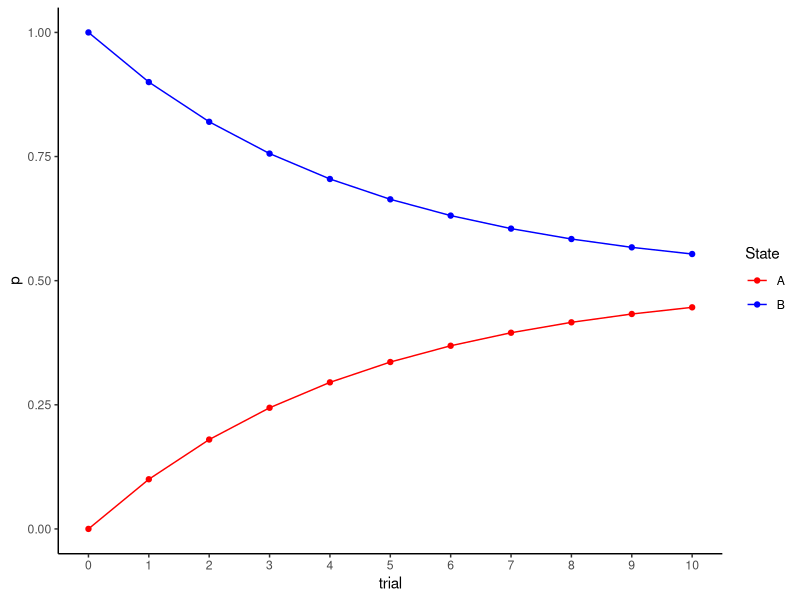
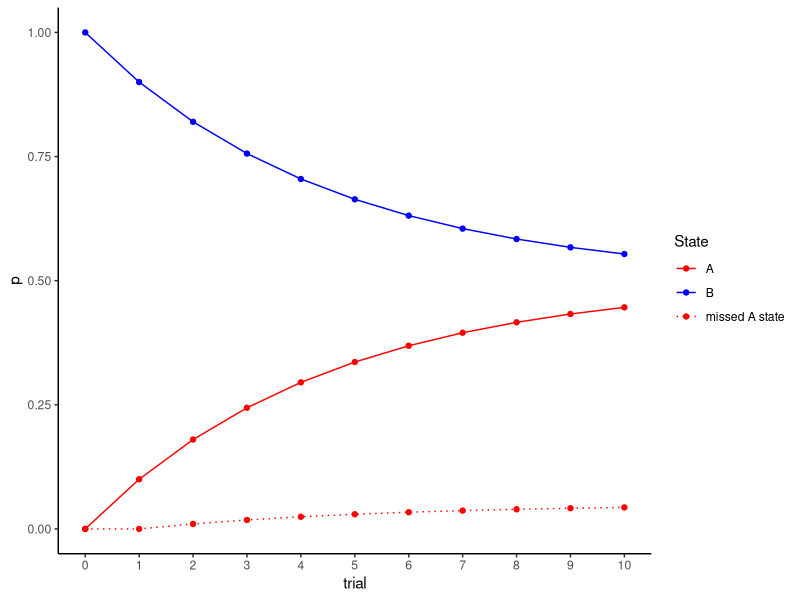
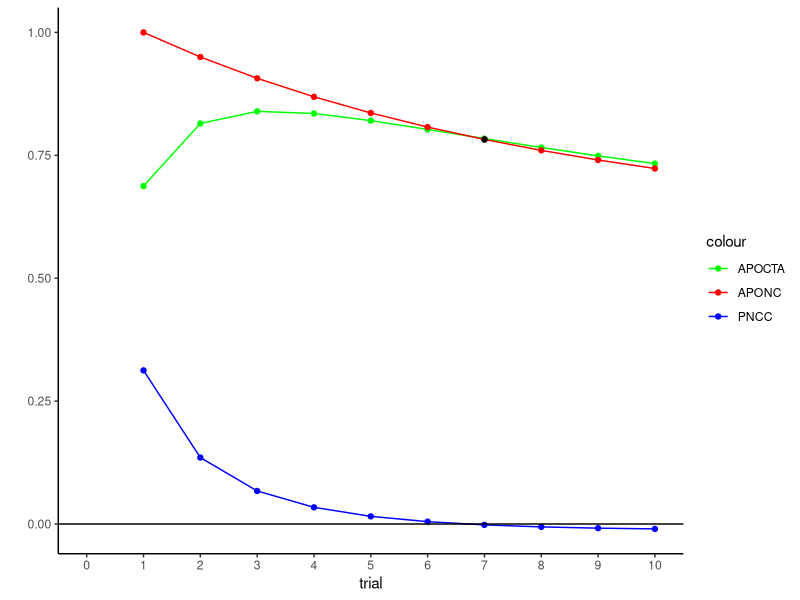
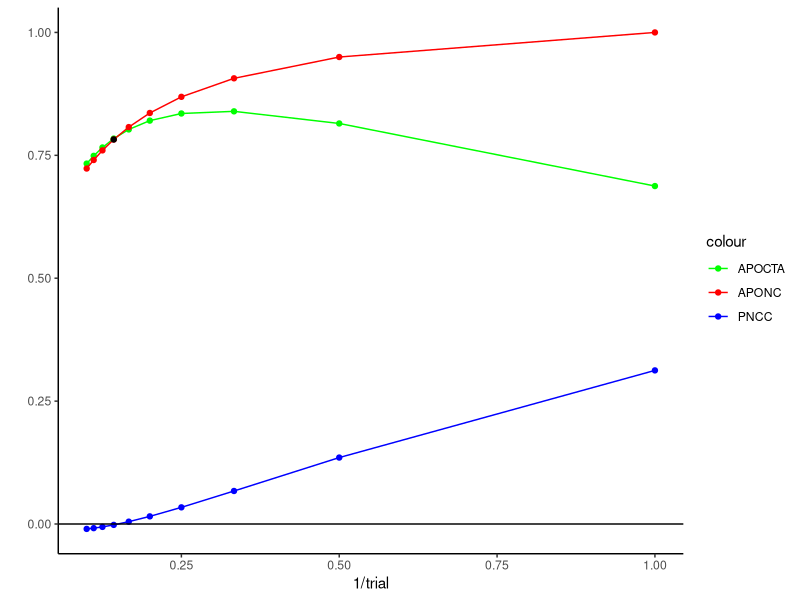
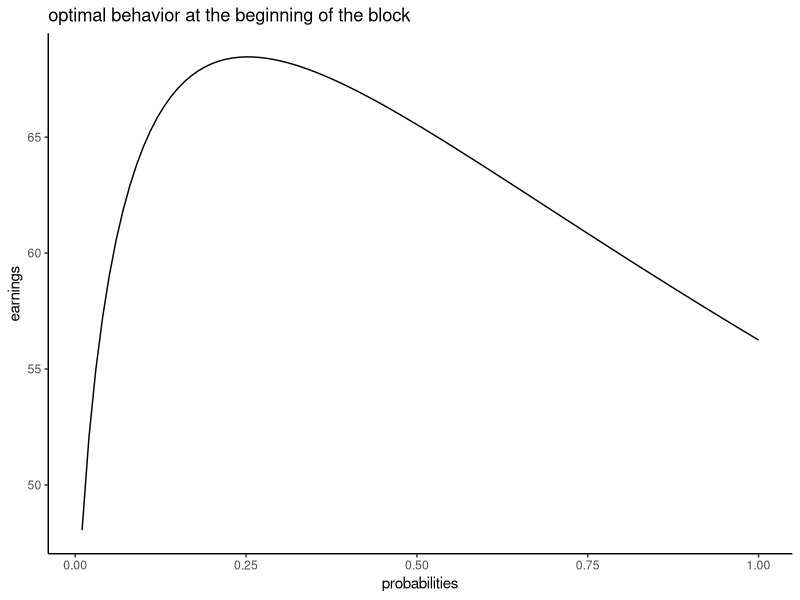
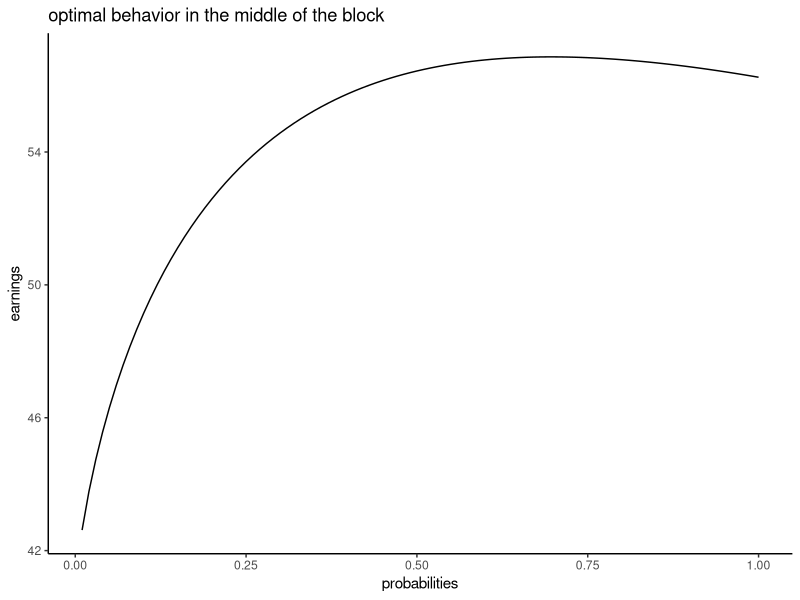
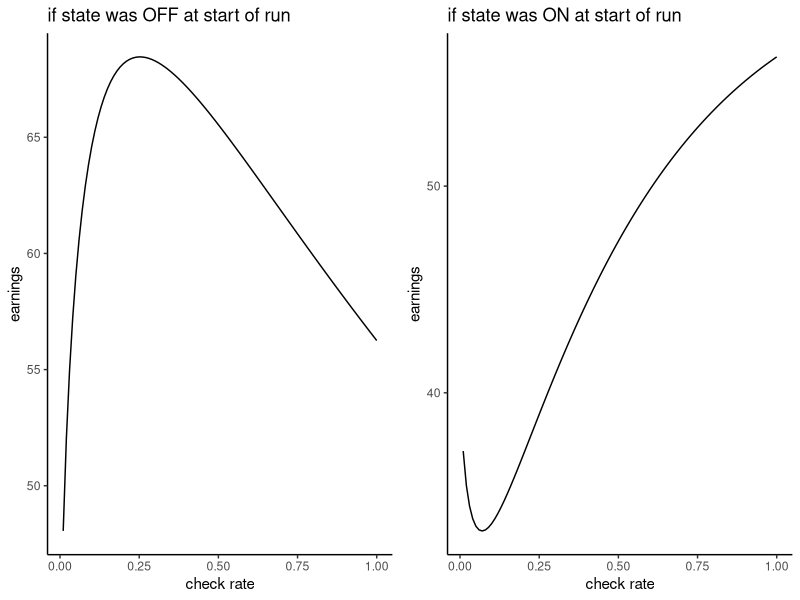
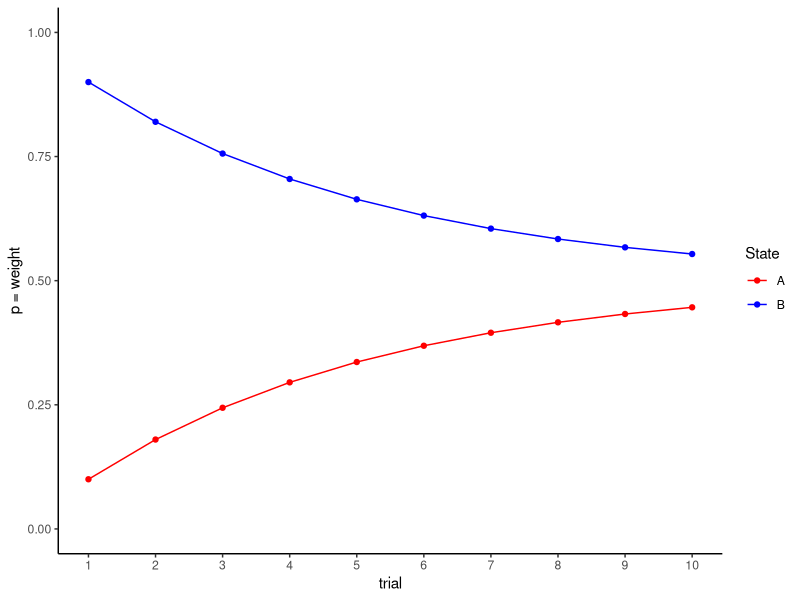

These figures' R source, in order:
## ---- chunk 1
knitr::opts_chunk$set(message = FALSE, warning = FALSE)
## ---- chunk 2
library(tidyverse)
library(rio)
library(expm)
options(scipen = 99)
## ---- chunk 3
state_after_n_trans <- function(p_A2B, 
                                p_B2A,
                                p_initial_A = 1, 
                                n) {
  
  p_initial_B <- 1- p_initial_A
  p_A2A <- 1-p_A2B
  p_B2B <- 1-p_B2A
  
  #really nice set of videos: https://www.youtube.com/watch?v=IYaOMor9qvE
  #initial state matrix: p(inital state being on), p(inital state being off)
  initial_state <- matrix(c(p_initial_A, p_initial_B), nrow = 1)
  
  
  
  #transition matrix: upper left: p(remaining in on state), upper right: p(from on to off)
  #                   lower left: p(remaining off to on), lower right: p(remaining in off state)
  transition <- matrix(c(p_A2A, p_A2B,
                         p_B2A, p_B2B), nrow = 2, byrow = TRUE)
  
  
  initial_state %*% (transition %^% n) %>% 
    as.data.frame() %>%
    rename(p_state_A = V1, p_state_B = V2) %>%
    return()
  
}
## ---- chunk 4
states <- data.frame(trial = 0:1000) %>%
  mutate(p_A2B = 0.1,
         p_B2A = 0.1,
         p_initial_A = 0,
         Win = 1,
         Loss = 10,
         RT_nc = 1,
         RT_c = 1.5,
         ITI = 0.1) %>%
  rowwise() %>%
  mutate(p_state_A = state_after_n_trans(p_A2B = p_A2B,
                                         p_B2A = p_B2A,
                                         p_initial_A = p_initial_A,
                                         n = trial)$p_state_A,
         p_state_B = state_after_n_trans(p_A2B = p_A2B,
                                         p_B2A = p_B2A,
                                         p_initial_A = p_initial_A, 
                                         n = trial)$p_state_B)






ggplot(states %>% filter(trial <= 10), aes(x = trial))+
  geom_point(aes(y = p_state_A, color = "A"))+
  geom_line(aes(y = p_state_A, color = "A"))+
  geom_point(aes(y = p_state_B, color = "B"))+
  geom_line(aes(y = p_state_B, color = "B"))+
  scale_color_manual(name = "State",
                     values = c("A" = "red",
                                "B" = "blue"))+
  scale_x_continuous(breaks = unique(states$trial))+
  labs(y = "p")+
  coord_cartesian(ylim = c(0,1))+
  theme_classic()

## ---- chunk 5
states <- states %>%
  ungroup() %>%
  mutate(p_back2B = p_state_A * p_A2B,
         p_back2B = lag(p_back2B, default = 0))

ggplot(states %>% filter(trial <= 10), aes(x = trial))+
  geom_point(aes(y = p_state_A, color = "A"))+
  geom_line(aes(y = p_state_A, color = "A", linetype = "A"))+
  geom_point(aes(y = p_state_B, color = "B"))+
  geom_line(aes(y = p_state_B, color = "B", linetype = "B"))+
  
  
  geom_point(aes(y = p_back2B, color = "back2B"))+
  geom_line(aes(y = p_back2B, color = "back2B", linetype = "back2B"))+
  
  scale_color_manual(name = "State",
                     values = c("A" = "red",
                                "back2B" = "red",
                                "B" = "blue"),
                     labels = c("back2B" = "missed A state"))+
  scale_linetype_manual(name = "State",
                     values = c("A" = "solid",
                                "back2B" = "dotted",
                                "B" = "solid"),
                     labels = c("back2B" = "missed A state"))+
  labs(y = "p")+
  scale_x_continuous(breaks = unique(states$trial))+
  coord_cartesian(ylim = c(0,1))+
  theme_classic()

## ---- chunk 6
states <- states %>%
  mutate(inst_rew = Win,
         inst_rew = replace(inst_rew, trial == 0, 0),
         rew_cum = cumsum(inst_rew),
         inst_loss = p_back2B * Loss,
         inst_loss = replace(inst_loss, trial == 0, 0),
         loss_cum = cumsum(inst_loss))
## ---- chunk 7
states <- states %>%
  mutate(APOC = (rew_cum - loss_cum + inst_loss) / trial,
         APONC = (rew_cum - loss_cum)/trial) # + inst_loss because we avoided the current loss
## ---- chunk 8
states <- states %>% 
  mutate(CC = (RT_nc + ((RT_c - RT_nc)/trial) + ITI)/(RT_nc + ITI))
## ---- chunk 9
states <- states %>%
  mutate(APOCTA = APOC/CC)
## ---- chunk 10
states <- states %>%
  mutate(PNCC = APONC - APOCTA,
         should_check = ifelse(PNCC < 0, 1, 0),
         is_first_check = ifelse(lag(PNCC >=0) & PNCC < 0, 1, 0))


ggplot(states %>% filter(trial <= 10), aes(x = trial))+
  geom_point(aes(y = APOCTA, color = "APOCTA"))+
  geom_line(aes(y = APOCTA, color = "APOCTA"))+
  geom_line(aes(y = APONC, color = "APONC"))+
  geom_point(aes(y = APONC, color = "APONC"))+
  geom_point(aes(y = PNCC, color = "PNCC"))+
  geom_line(aes(y = PNCC, color = "PNCC"))+
  geom_point(data = states %>% filter(is_first_check == 1), aes(y = APONC), color = "black")+
  geom_hline(aes(yintercept = 0))+
  scale_color_manual(values = c("APOCTA" = "green",
                                "APONC" = "red",
                                "PNCC" = "blue"))+
  scale_x_continuous(breaks = unique(states$trial))+
  labs(y = "")+
  theme_classic()

ggplot(states %>% filter(trial <= 10), aes(x = 1/trial))+
  geom_point(aes(y = APOCTA, color = "APOCTA"))+
  geom_line(aes(y = APOCTA, color = "APOCTA"))+
  geom_line(aes(y = APONC, color = "APONC"))+
  geom_point(aes(y = APONC, color = "APONC"))+
  geom_point(aes(y = PNCC, color = "PNCC"))+
  geom_line(aes(y = PNCC, color = "PNCC"))+
  geom_point(data = states %>% filter(is_first_check == 1), aes(y = APONC), color = "black")+
  geom_hline(aes(yintercept = 0))+
  scale_color_manual(values = c("APOCTA" = "green",
                                "APONC" = "red",
                                "PNCC" = "blue"))+
  #scale_x_continuous(breaks = unique(states$trial))+
  labs(y = "")+
  theme_classic()
## ---- chunk 11
monster <- function(p_A2B = 0.1,
                    p_B2A = 0.1,
                    p_initial_A = 0,
                    Win = 1,
                    Loss = 10,
                    RT_nc = 1,
                    RT_c = 1.5,
                    ITI = 0.1, TTime = 90){
  
  #for debugging
  # p_A2B = 0.1
  # p_B2A = 0.1
  # p_initial_A = 0
  # Win = 1
  # Loss = 5
  # RT_nc = 1
  # RT_c = 1.5
  # ITI = 0.1
  # TTime = 90
  
  
  probs <- seq(0.01, 1, 0.01)
  
  #possible run lengths
  r <- 1:1000
  
  #calculate A state using the markov states
  inst_p_A <- lapply(r, function(x){
    state_after_n_trans(p_A2B = p_A2B, p_B2A = p_B2A, p_initial_A = p_initial_A, n = x)$p_state_A
  }) %>% unlist()
  
  #the probability of a current trial miss is taking the prob of last trial state A times the probability that it switches back to B
  p_missed <- lag(inst_p_A, 1, default = p_initial_A) * p_A2B
  
  #multiplied by loss amount yields the proportional estimated loss
  p_missed_loss <- p_missed * Loss
  
  
  # ggplot(data = NULL, aes(x = r))+
  #   geom_line(aes(y = p_missed))
  # 
  # ggplot(data = NULL, aes(x = r))+
  #   geom_line(aes(y = inst_p_A))
  
  
  payoff_per_trial <- Win - p_missed_loss #this is for each checked trial
  
  avg_payoff_by_r <- (cumsum(payoff_per_trial) + p_missed_loss) / r # + p_missed_loss because in the current trial, if the state turned off, we didn't miss it. So we add the loss amount back
  
  earnings <- numeric(length(probs))
  for (i in seq_along(probs)) {
    
    p <- probs[i]
    w <- p * (1 - p)^(r - 1)
    w <- w / sum(w)
    avg_payoff_p <- sum(w * avg_payoff_by_r)
    
    denom_with_p <- TTime / (RT_nc + ITI + p * (RT_c - RT_nc))
    earnings[i] <- avg_payoff_p * denom_with_p
  }
  
  list(
    earnings       = earnings,
    probabilities  = probs
  )
  
  
}


monster(p_A2B = states$p_A2B[1],
        p_B2A = states$p_B2A[1],
        p_initial_A = states$p_initial_A[1],
        RT_nc = states$RT_nc[1],
        RT_c = states$RT_c[1], 
        ITI = states$ITI[1], 
        Win = states$Win[1], 
        Loss = states$Loss[1], 
        TTime = 90) %>% 
  as.data.frame() %>%
  ggplot(aes(x= probabilities, y = earnings))+
  geom_line()+
  labs(title = "optimal behavior at the beginning of the block")+
  theme_classic()




## ---- chunk 12


monster(p_A2B = states$p_A2B[1],
        p_B2A = states$p_B2A[1],
        p_initial_A = states$p_B2A[1]/(states$p_A2B[1] + states$p_B2A[1]),
        RT_nc = states$RT_nc[1],
        RT_c = states$RT_c[1], 
        ITI = states$ITI[1], 
        Win = states$Win[1], 
        Loss = states$Loss[1], 
        TTime = 90) %>% 
  as.data.frame() %>%
  ggplot(aes(x= probabilities, y = earnings))+
  geom_line()+
  labs(title = "optimal behavior in the middle of the block")+
  theme_classic()


## ---- chunk 13
runs <- data.frame(trial = c(1:10, 1000),
                   p_A2B = states$p_A2B[1],
                   p_B2A = states$p_B2A[1],
                   RT_nc = states$RT_nc[1],
                   RT_c = states$RT_c[1], 
                   ITI = states$ITI[1], 
                   Win = states$Win[1], 
                   Loss = states$Loss[1]) %>%
  rowwise() %>%
  mutate(p_initial_A = state_after_n_trans(p_A2B = p_A2B, 
                                           p_B2A = p_B2A, 
                                           p_initial_A = 0,
                                           n = trial)$p_state_A) %>%
  mutate(out = list(monster(p_A2B = p_A2B, 
                            p_B2A = p_B2A, 
                            p_initial_A = p_initial_A, 
                            Loss = Loss, 
                            RT_nc = RT_nc, 
                            RT_c = RT_c, 
                            ITI = ITI) %>% as.data.frame())) %>%
  unnest(out) %>%
  group_by(trial) %>%
  mutate(is_max = ifelse(earnings == max(earnings), 1, 0))
 


calc_method_plt <- ggplot(runs %>% filter(trial != 1000), aes(x = probabilities, y = earnings, color = trial, group = trial))+
  geom_line()+
  geom_point(data = runs %>% filter(is_max == 1), color = "black", pch = 23)+
  geom_line(data = runs %>% filter(trial == 1000), color = "red", linetype = "dashed")+
  scale_color_viridis_c(end = 0.9, name = "Start trial of run")+
  labs(title = "Optimality curves as a function of trial at which run started",
       subtitle = "red: steady state\n\nmethod: calculating curves with function separately,\nwith inital state from markov state at given trial\n")+
  
  theme_classic()
## ---- chunk 14

initA0 <- monster(p_A2B = states$p_A2B[1],
                 p_B2A = states$p_B2A[1],
                 RT_nc = states$RT_nc[1],
                 RT_c = states$RT_c[1], 
                 ITI = states$ITI[1], 
                 Win = states$Win[1], 
                 Loss = states$Loss[1], 
                 p_initial_A = 0)  %>% 
  as.data.frame() %>%
  rename(probabilities0 = probabilities,
         earnings0 = earnings)

plt_initA0 <- ggplot(initA0, aes(x = probabilities0, y = earnings0))+
  geom_line()+
  labs(title = "if state was OFF at start of run",
       x = "check rate",
       y = "earnings")+
  theme_classic()
   
  

initA1 <- monster(p_A2B = states$p_A2B[1],
                 p_B2A = states$p_B2A[1],
                 RT_nc = states$RT_nc[1],
                 RT_c = states$RT_c[1], 
                 ITI = states$ITI[1], 
                 Win = states$Win[1], 
                 Loss = states$Loss[1], 
                 p_initial_A = 1) %>% 
  as.data.frame()  %>%
  rename(probabilities1 = probabilities,
         earnings1 = earnings)

plt_initA1 <- ggplot(initA1, aes(x = probabilities1, y = earnings1))+
  geom_line()+
  labs(title = "if state was ON at start of run",
       x = "check rate",
       y = "earnings")+
  theme_classic()

ggpubr::ggarrange(plt_initA0, plt_initA1)

## ---- chunk 15

runs_weight <- data.frame(trial = c(1:10, 1000),
                   p_A2B = states$p_A2B[1],
                   p_B2A = states$p_B2A[1]) %>%
  rowwise() %>%
  mutate(p_A = state_after_n_trans(p_A2B = p_A2B, 
                                   p_B2A = p_B2A, 
                                   p_initial_A = 0,
                                   n = trial)$p_state_A,
         p_B = state_after_n_trans(p_A2B = p_A2B, 
                                   p_B2A = p_B2A, 
                                   p_initial_A = 0,
                                   n = trial)$p_state_B)
  

ggplot(runs_weight %>% filter(trial < 50), aes(x = trial))+
  geom_point(aes(y = p_A, color = "A"))+
  geom_line(aes(y = p_A, color = "A"))+
  geom_point(aes(y = p_B, color = "B"))+
  geom_line(aes(y = p_B, color = "B"))+
  scale_color_manual(name = "State",
                     values = c("A" = "red",
                                "B" = "blue"))+
  scale_x_continuous(breaks = unique(runs_weight$trial))+
  labs(y = "p = weight")+
  coord_cartesian(ylim = c(0,1))+
  theme_classic()

inits <- cbind(initA0, initA1)

runs_weight <- runs_weight %>%
  mutate(inits = list(inits)) %>%
  unnest(inits) %>%
  mutate(earnings_weighted = p_A*earnings1 + p_B*earnings0) %>%
  group_by(trial) %>%
  mutate(is_max = ifelse(earnings_weighted == max(earnings_weighted), 1, 0)) 



weight_method_plt <- ggplot(runs_weight %>% filter(trial != 1000), aes(x = probabilities0, y = earnings_weighted, color = trial, group = trial))+
  geom_line()+
  geom_point(data = runs_weight %>% filter(is_max == 1), color = "black", pch = 23)+
  geom_line(data = runs_weight %>% filter(trial == 1000), color = "red", linetype = "dashed")+
  scale_color_viridis_c(end = 0.9, name = "Start trial of run")+
  labs(title = "Optimality curves as a function of trial at which run started.",
       subtitle = "red: steady state\n\nmethod: weighting functions from known\ninital state by their respective markov state\nprobability from check trial",
       x = "check rate",
       y = "earnings, weighting method")+
  theme_classic()


ggpubr::ggarrange(calc_method_plt, weight_method_plt, common.legend = T, legend = "bottom")
